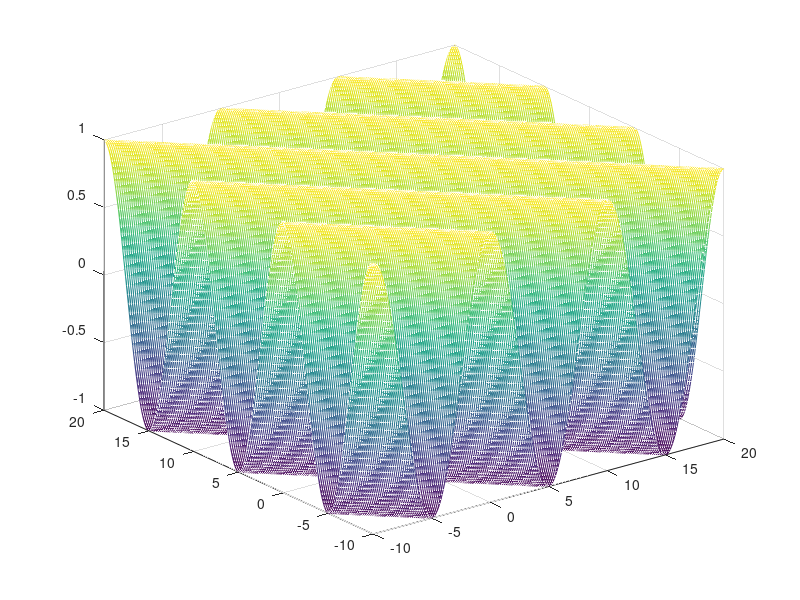
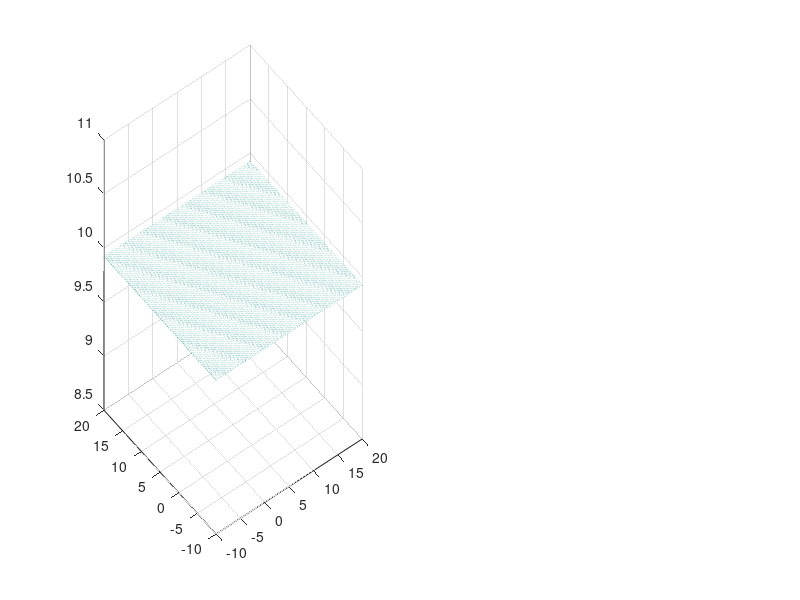

Here is the MATLAB script that generated these plots, in order:
fx = 0.1;
fy = 0.1;
[x,y] = meshgrid(-10:0.1:20);
z = cos(2*pi*(fx * x + fy * y));
figure, mesh(x,y,z);
z = sinc(x)*sinc(y);
figure, subplot(1,2,1), mesh(x,y,z);
